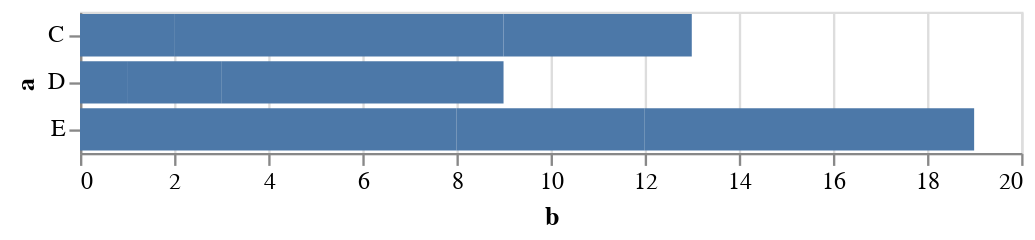

Write notebook code for a chart like this one.
### Code cell
#Swap axis by...swapping the axis
alt.Chart(df).mark_bar().encode(x='b',y='a')

### Figure 1 — Vega-Lite specification as saved in the notebook (floating-point values rounded to 4 significant figures)
{"config": {"view": {"continuousWidth": 400, "continuousHeight": 300}}, "data": {"name": "data-347f1284ea3247c0f55cb966abbdd2d8"}, "mark": "bar", "encoding": {"x": {"field": "b", "type": "quantitative"}, "y": {"field": "a", "type": "nominal"}}, "$schema": "https://vega.github.io/schema/vega-lite/v4.17.0.json", "datasets": {"data-347f1284ea3247c0f55cb966abbdd2d8": [{"a": "C", "b": 2}, {"a": "C", "b": 7}, {"a": "C", "b": 4}, {"a": "D", "b": 1}, {"a": "D", "b": 2}, {"a": "D", "b": 6}, {"a": "E", "b": 8}, {"a": "E", "b": 4}, {"a": "E", "b": 7}]}}
